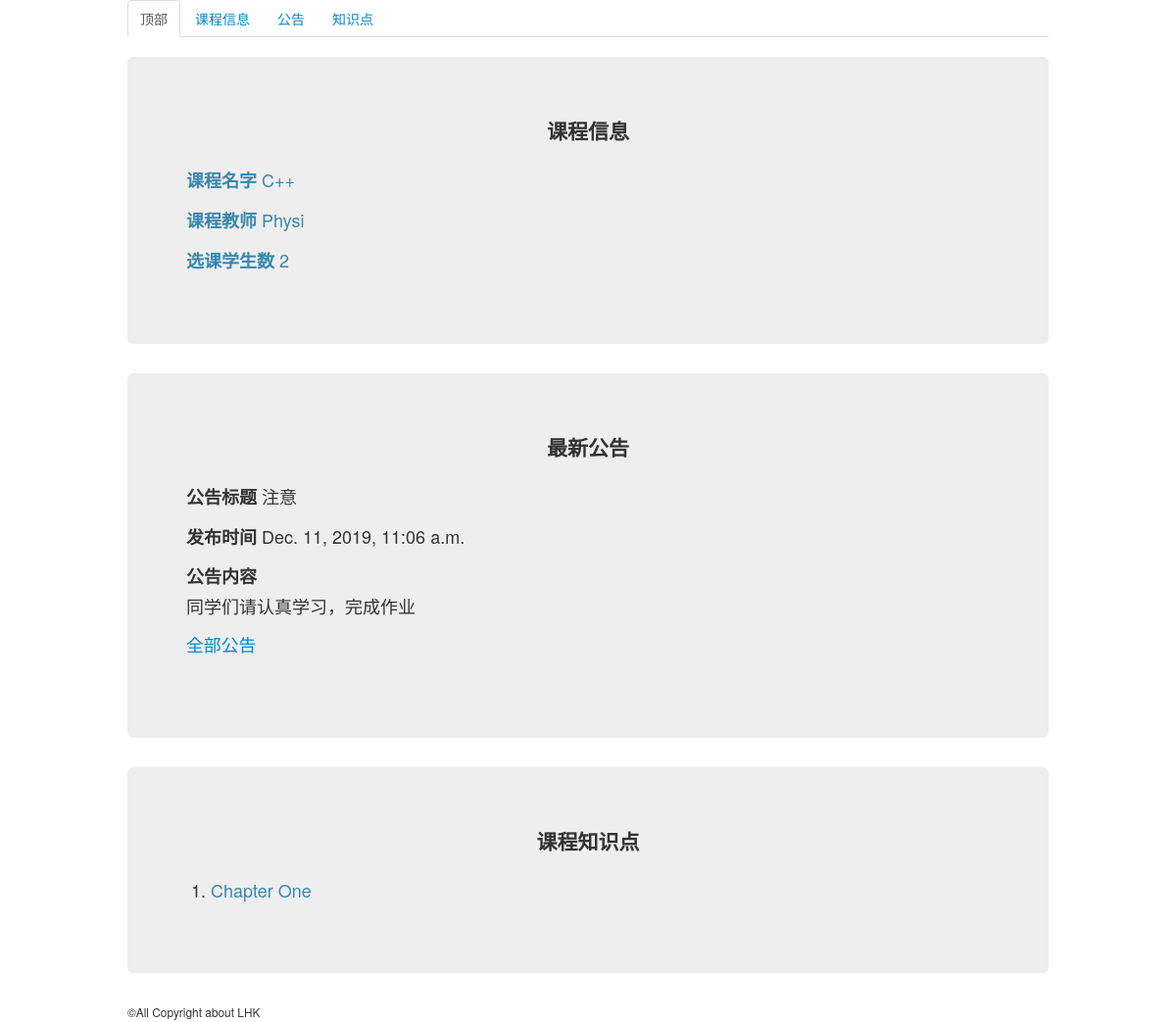
The page /Tapp/course/1/ on the database as committed earlier.
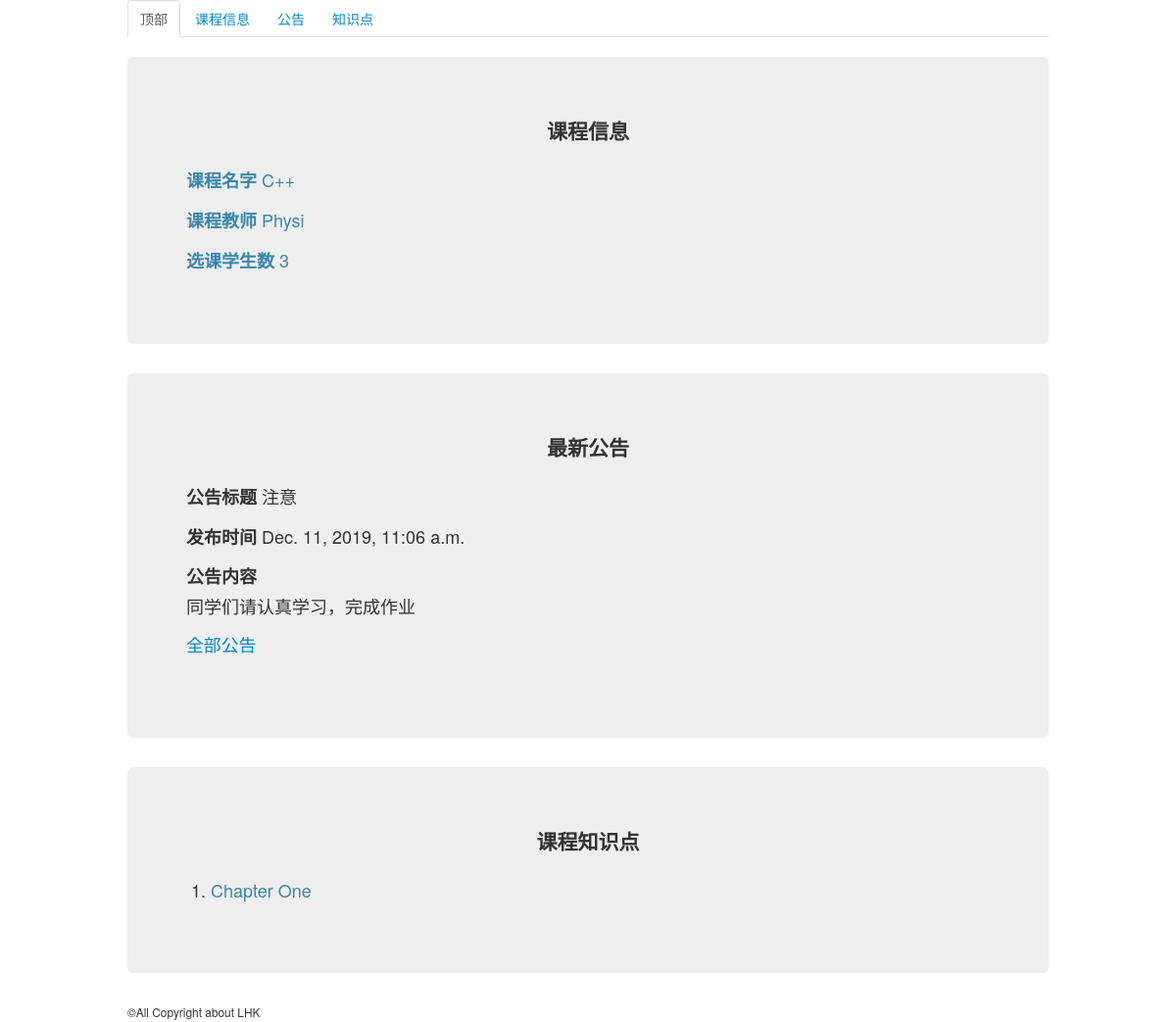
The same page on the database as committed later.
### Tapp/models.py (models this page shows, shortened)
class Course(models.Model):
    teacher = models.ForeignKey(Teacher,on_delete=models.CASCADE)
    students = models.ManyToManyField(Student)
    course_name =  models.CharField(max_length=50) # 课程名字
    course_id = models.CharField(max_length=20,unique=True) # 课程id 唯一 用于辨别课程
    course_starttime = models.DateTimeField("start time") # 课程开始时间
    course_endtime = models.DateTimeField("end time") # 课程结束时间
    course_stu_num = models.IntegerField(default=0) # 学生数

class Teacher(models.Model):
    teacher_name = models.CharField(max_length=20) # 教师名字
    teacher_id = models.CharField(max_length=15,unique=True) # 教师ID 唯一
    teacher_pwd = models.CharField(max_length=30) # 教师密码

### Tapp/views.py (the view)
# urls.py: path('course/<int:pk>/',views.courseDetail,name='courseDetail'),
def courseDetail(request,pk): # 课程信息
    try:
        course = Course.objects.get(pk=pk) # 课程
        announcements = course.announcement_set.all() # 所有公告
        if announcements:
            announcement = announcements.reverse()[0]
        else:
            announcement = None
        knowledges = course.knowledge_set.all() # 知识点
        context = {
            "course":course,
            "announcement":announcement,
            "knowledges":knowledges
        }
        return render(request,'Tapp/courseDetail.html',context)
    except Exception:
        return Http404("No such course")

### Tapp/templates/Tapp/courseDetail.html (shortened to what this page needs)
<head>
    {% load static %}
    <link rel="stylesheet" href="{% static 'Tapp/css/bootstrap.css' %}">
</head>
<body>
    <div class="container">
    {% if course %}
    <ul class="nav nav-tabs">
        <li class="active">
          <a href="#">顶部</a>
        </li>
        <li><a href="#course_info">课程信息</a></li>
        <li><a href="#anno">公告</a></li>
        <li><a href="#knowledge">知识点</a></li>
      </ul>
    <div id="course_info" class="hero-unit">
        <p class="lead text-center"><strong>课程信息</strong></p>
        <p class="text-info"><strong>课程名字</strong>  {{ course.course_name }}</p>
        <p class="text-info"><strong>课程教师</strong>  {{ course.teacher.teacher_name }}</p>
        <p class="text-info"><strong>选课学生数</strong>  {{ course.course_stu_num }}</p>
    </div>
    <div id="anno" class="hero-unit">
        <p class="lead text-center"><strong>最新公告</strong></p>
        {% if announcement %}
        <fieldset>
            <p><strong>公告标题</strong> {{ announcement.anno_title }}</p>
            <p><strong>发布时间</strong>   {{ announcement.anno_pubtime }} </p>
            <p><strong>公告内容</strong><br> {{ announcement.anno_content }} </p>
            <p class="lead"><small><a href="{% url 'Tapp:announcements' course.id %}">全部公告</a></small></p>
        </fieldset>
        {% else %}
            <p class="lead"><small>暂无公告</small></p>
        {% endif %}
    </div>
    <div id="knowledge" class="hero-unit">
        {% if knowledges %}
            <p class="lead text-center"><strong>课程知识点</strong></p>
            <ol>
                {% for knowledge in knowledges %}
                    <li ><a href=" {% url 'Tapp:knowledgeDetail' knowledge.id %}" class="text-info">{{knowledge.knowledge_name}} </a></li>
                {% endfor %}
            </ol>
        {% else %}
            <p class="lead"><small>暂无知识点</small></p>
        {% endif %}
    </div>
    {% else %}
        <p>无此课程</p>
    {% endif %}
    </div>
</body>
<footer>
    <div class="container">
        <small>&COPY;All Copyright about LHK</small>
    </div>
</footer>

Rows that differ between the two databases and show on the page:
changed Course "Physi": course_stu_num "2" → "3"
